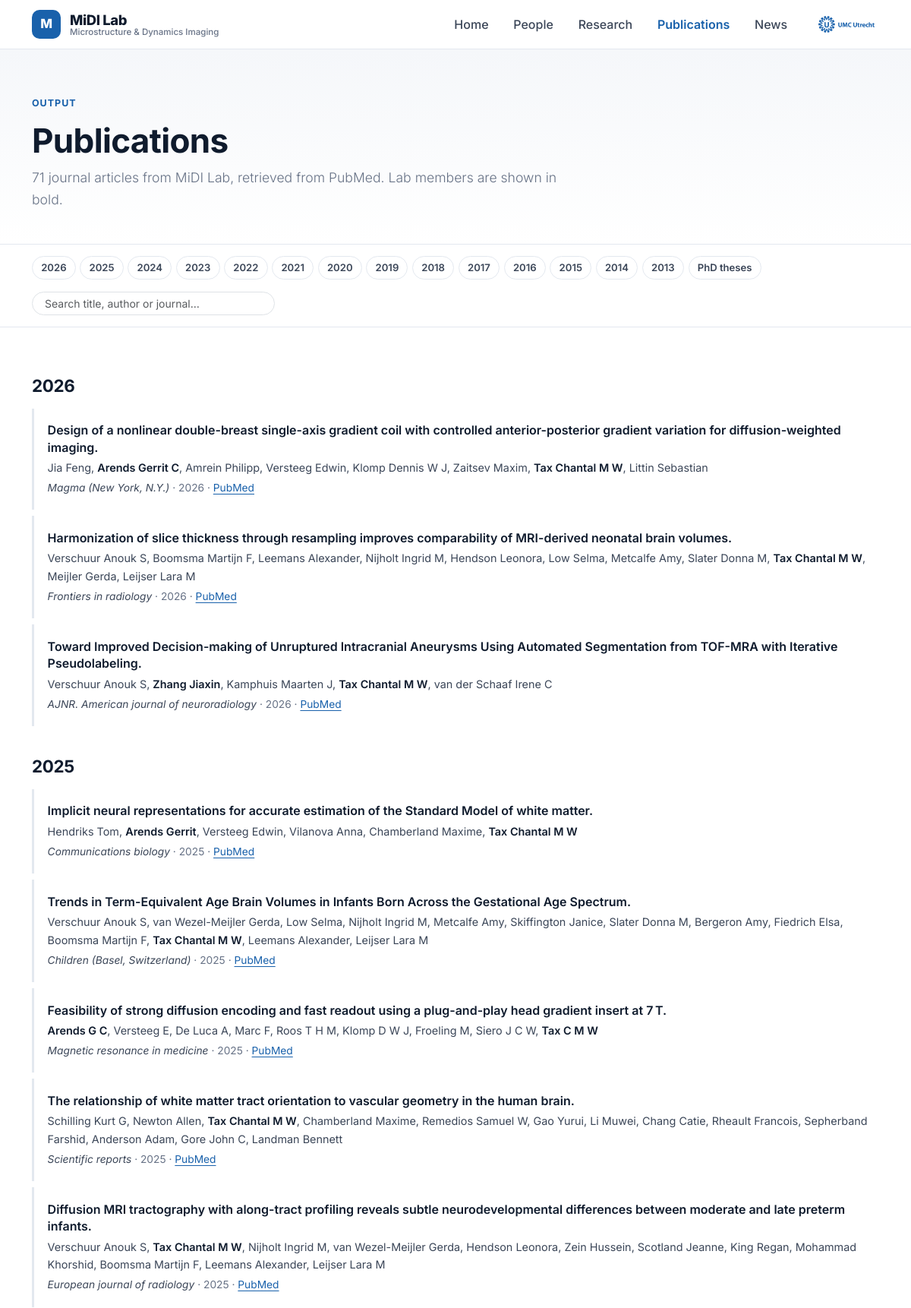
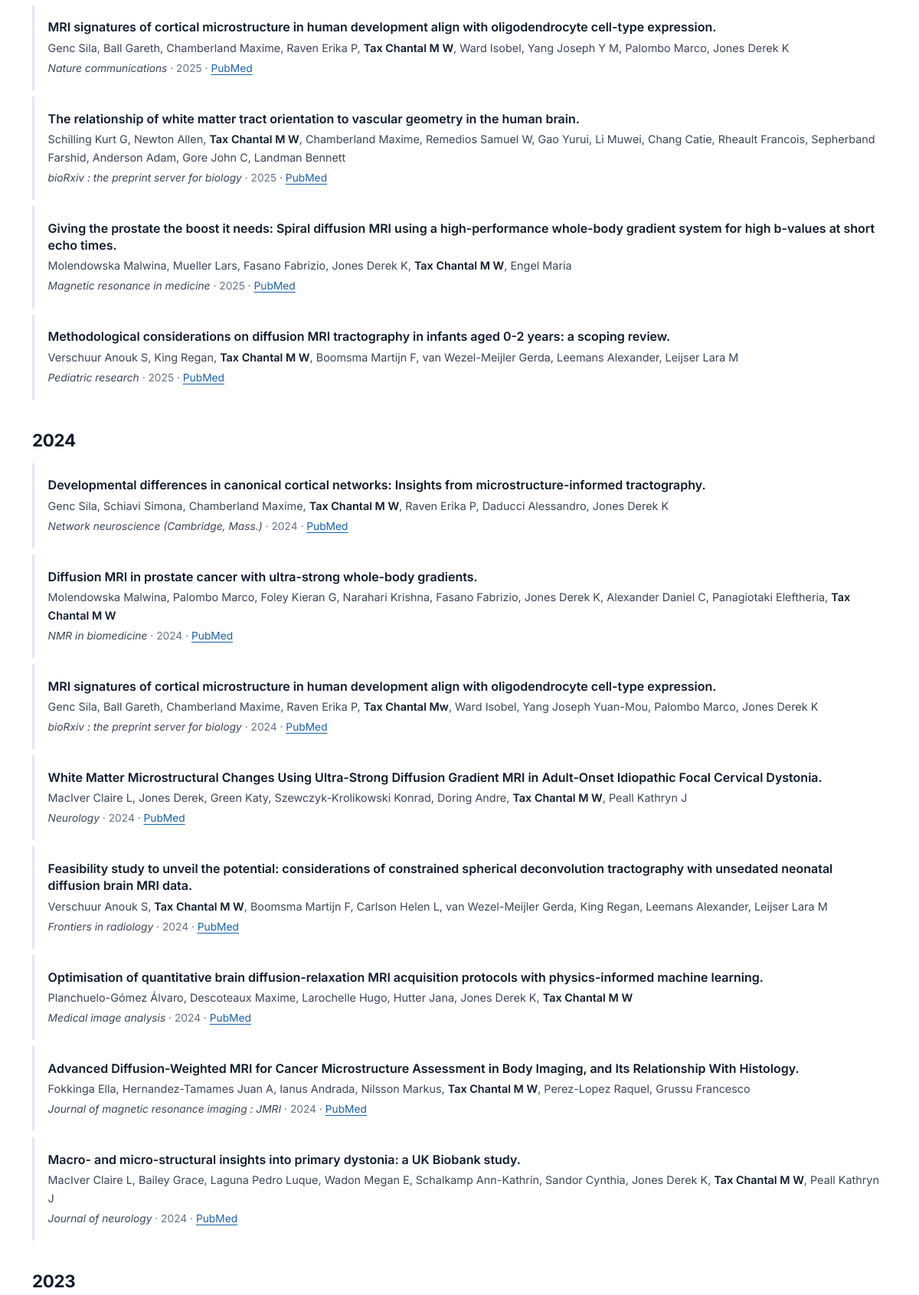
Screenshot of /publications/ (upper part) with the database file from the repository (2 pictures, top to bottom).
### website/models.py (models this page shows)
class Publication(models.Model):
    pmid = models.CharField(max_length=50, unique=True, blank=True, null=True)  # add this
    title = models.CharField(max_length=500)
    authors = models.TextField()
    journal = models.CharField(max_length=500, blank=True)
    year = models.IntegerField(blank=True, null=True)
    link = models.URLField(blank=True)

### website/views.py (the view)
# urls.py: path("publications/", views.publications, name="publications"),
def publications(request):
    pubs = list(Publication.objects.all().order_by("-year", "-pmid"))
    published_titles = {p.title.lower().rstrip(". ") for p in pubs if not _is_preprint(p)}
    pubs = [p for p in pubs if not (_is_preprint(p) and p.title.lower().rstrip(". ") in published_titles)]
    journal_articles = {}
    for pub in pubs:
        journal_articles.setdefault(pub.year or "Other", []).append({
            "title": pub.title,
            "authors": _highlight_authors(pub.authors),
            "journal": pub.journal,
            "year": pub.year,
            "link": pub.link,
        })
    return render(request, "website/publications.html", {
        "journal_articles": journal_articles,
        "n_articles": sum(len(v) for v in journal_articles.values()),
        "phd_theses": PhDThesis.objects.all().order_by("-year"),
        "meta_title": "Publications – MiDI Lab, UMC Utrecht",
        "meta_description": "Journal articles and PhD theses from MiDI Lab at UMC Utrecht on diffusion MRI, "
                            "tissue microstructure, gradient hardware and quantitative MRI.",
    })

### website/people_data.py (called while the page is built)
def author_patterns():
    out = []
    for p in PEOPLE:
        if p["slug"] in PUBMED_NAMES:
            out.append(PUBMED_NAMES[p["slug"]])
        else:
            first, last = p["name"].split()[0], p["name"].split()[-1]
            out.append(f"{last} {first[0]}")
    return out

### website/views.py (called while the page is built)
def _highlight_authors(authors):
    global _AUTHOR_RE
    if _AUTHOR_RE is None:
        alts = "|".join(re.escape(a) for a in sorted(author_patterns(), key=len, reverse=True))
        _AUTHOR_RE = re.compile(rf"(^|, )((?:{alts})[^,]*)", re.IGNORECASE)
    return mark_safe(_AUTHOR_RE.sub(r"\1<strong>\2</strong>", escape(authors)))

def _is_preprint(pub):
    return (pub.journal or "").strip().lower() in PREPRINT_SERVERS

### website/templates/website/publications.html (shortened to what this page needs)
{% extends "base.html" %}
{% block content %}
<header class="page-header">
    <div class="container">
        <span class="eyebrow">Output</span>
        <h1>Publications</h1>
        <p class="lead">{{ n_articles }} journal articles from MiDI Lab, retrieved from PubMed. Lab members are shown in bold.</p>
    </div>
</header>
<div class="pub-toolbar">
    <div class="container d-flex flex-wrap align-items-center justify-content-between gap-3">
        <nav class="year-pills" aria-label="Jump to year">
            {% for year in journal_articles %}<a href="#y{{ year }}">{{ year }}</a>{% endfor %}
            {% if phd_theses %}<a href="#theses">PhD theses</a>{% endif %}
        </nav>
        <input type="search" id="pubSearch" class="form-control form-control-sm pub-search"
               placeholder="Search title, author or journal…" aria-label="Search publications">
    </div>
</div>
<div class="container py-4">
    {% for year, articles in journal_articles.items %}
    <section class="year-block" id="y{{ year }}">
        <h2 class="year-heading">{{ year }}</h2>
        {% for a in articles %}
        <article class="pub">
            <div class="pub-title">{% if a.link %}<a href="{{ a.link }}" target="_blank" rel="noopener">{{ a.title }}</a>{% else %}{{ a.title }}{% endif %}</div>
            <div class="pub-authors">{{ a.authors }}</div>
            <div class="pub-journal"><em>{{ a.journal }}</em>{% if a.year %} · {{ a.year }}{% endif %}{% if a.link %} · <a href="{{ a.link }}" target="_blank" rel="noopener">PubMed</a>{% endif %}</div>
        </article>
        {% endfor %}
    </section>
    {% empty %}
    <p class="text-secondary">No journal articles available yet.</p>
    {% endfor %}
</div>
{% endblock %}

### website/templates/base.html (shortened to what this page needs)
{% load static %}<!DOCTYPE html>
<html lang="en">
<head>
    {% firstof meta_title "MiDI Lab – Microstructure & Dynamics Imaging, UMC Utrecht" as page_title %}
    {% firstof meta_description "MiDI Lab at UMC Utrecht develops diffusion MRI methods, from MRI gradient hardware to microstructure modelling, microscopy validation and clinical applications." as page_description %}
    <link href="https://cdn.jsdelivr.net/npm/bootstrap@5.3.1/dist/css/bootstrap.min.css" rel="stylesheet">
    <link href="{% static 'css/site.css' %}" rel="stylesheet">
</head>
<body>
<nav class="navbar navbar-expand-lg site-nav sticky-top">
    <div class="container">
        <a class="navbar-brand" href="/" aria-label="MiDI Lab home">
            <span class="brand-mark" aria-hidden="true">M</span>
            <span class="brand-text">
                <span class="brand-name">MiDI Lab</span>
                <span class="brand-sub">Microstructure &amp; Dynamics Imaging</span>
            </span>
        </a>
        <div class="collapse navbar-collapse" id="mainNav">
            {% with p=request.path %}
            <ul class="navbar-nav ms-auto align-items-lg-center gap-lg-1">
                <li class="nav-item"><a class="nav-link {% if p == '/' %}active{% endif %}" href="/" {% if p == '/' %}aria-current="page"{% endif %}>Home</a></li>
                <li class="nav-item"><a class="nav-link {% if p|slice:':8' == '/people/' %}active{% endif %}" href="/people/">People</a></li>
                <li class="nav-item"><a class="nav-link {% if p|slice:':10' == '/research/' %}active{% endif %}" href="/research/">Research</a></li>
                <li class="nav-item"><a class="nav-link {% if p|slice:':14' == '/publications/' %}active{% endif %}" href="/publications/">Publications</a></li>
                <li class="nav-item"><a class="nav-link {% if p|slice:':6' == '/news/' %}active{% endif %}" href="/#news">News</a></li>
                <li class="nav-item d-none d-lg-block ms-3">
                    <a href="https://www.umcutrecht.nl/en" target="_blank" rel="noopener">
                        <img src="{% static 'images/umcutrecht_logo.png' %}" alt="UMC Utrecht" class="nav-logo">
                    </a>
                </li>
            </ul>
            {% endwith %}
        </div>
    </div>
</nav>
<main id="main">
{% block content %}{% endblock %}
</main>
</body>
</html>

### website/static/css/site.css (style rules this page uses)
:root { --brand: #1961ab; --brand-dark: #10467f; --brand-soft: #e8f0fa; --ink: #0f1b2d; --ink-2: #3b4658; --muted: #677286; --line: #e3e8ef; --surface: #f5f7fa; --radius: 14px; --shadow: 0 1px 2px rgba(15, 27, 45, .06), 0 4px 16px rgba(15, 27, 45, .06); --shadow-hover: 0 2px 4px rgba(15, 27, 45, .08), 0 12px 28px rgba(15, 27, 45, .12); --bs-body-font-family: "Inter", system-ui, -apple-system, "Segoe UI", Roboto, sans-serif; --bs-body-color: var(--ink-2); --bs-link-color: var(--brand); --bs-link-color-rgb: 25, 97, 171; --bs-link-hover-color: var(--brand-dark); --bs-link-hover-color-rgb: 16, 70, 127; }
body { font-family: var(--bs-body-font-family); color: var(--ink-2); background: #fff; line-height: 1.65; -webkit-font-smoothing: antialiased; display: flex; flex-direction: column; min-height: 100vh; }
main { flex: 1 0 auto; }
h1, h2, h3, h4, h5, .display-title { color: var(--ink); font-weight: 700; letter-spacing: -0.015em; line-height: 1.2; }
a { text-underline-offset: 3px; }
.site-nav { background: rgba(255, 255, 255, .92); backdrop-filter: saturate(180%) blur(10px); border-bottom: 1px solid var(--line); }
.site-nav .navbar-brand { display: flex; align-items: center; gap: .75rem; color: var(--ink); }
.brand-mark { width: 38px; height: 38px; border-radius: 10px; background: var(--brand); color: #fff; display: grid; place-items: center; font-weight: 800; font-size: 1.05rem; letter-spacing: -.02em; }
.brand-text { display: flex; flex-direction: column; line-height: 1.1; }
.brand-name { font-weight: 800; font-size: 1.15rem; letter-spacing: -.02em; }
.brand-sub { font-size: .72rem; color: var(--muted); font-weight: 500; }
.site-nav .nav-link { color: var(--ink-2); font-weight: 500; padding: .5rem .9rem !important; border-radius: 8px; }
.site-nav .nav-link.active { color: var(--brand); font-weight: 600; }
.nav-logo { height: 34px; width: auto; }
.page-header { background: linear-gradient(180deg, var(--surface), #fff); border-bottom: 1px solid var(--line); padding: 3.5rem 0 2.75rem; }
.page-header h1 { font-size: clamp(2rem, 4vw, 2.75rem); margin-bottom: .5rem; }
.page-header .lead { color: var(--muted); max-width: 720px; font-size: 1.1rem; margin: 0; }
.eyebrow { display: inline-block; font-size: .78rem; font-weight: 700; letter-spacing: .08em; text-transform: uppercase; color: var(--brand); margin-bottom: .75rem; }
.pub-toolbar { position: sticky; top: 72px; z-index: 5; background: rgba(255, 255, 255, .95); backdrop-filter: blur(8px); border-bottom: 1px solid var(--line); padding: .9rem 0; }
.year-pills { display: flex; flex-wrap: wrap; gap: .35rem; }
.year-pills a { font-size: .82rem; font-weight: 600; text-decoration: none; padding: .25rem .7rem; border-radius: 999px; border: 1px solid var(--line); color: var(--ink-2); background: #fff; }
.pub-search { max-width: 320px; border-radius: 999px; padding-left: 1rem; }
.year-block { scroll-margin-top: 150px; }
.year-heading { font-size: 1.4rem; margin: 2.5rem 0 1rem; color: var(--ink); }
.pub { padding: 1.1rem 0 1.1rem 1.1rem; border-left: 3px solid var(--line); margin-bottom: .5rem; transition: border-color .2s; }
.pub-title { font-weight: 600; color: var(--ink); margin-bottom: .25rem; line-height: 1.4; }
.pub-title a { color: inherit; text-decoration: none; }
.pub-authors { font-size: .9rem; color: var(--ink-2); margin-bottom: .2rem; }
.pub-authors strong { color: var(--ink); font-weight: 600; }
.pub-journal { font-size: .86rem; color: var(--muted); }
.pub-journal em { color: var(--ink-2); }

### rows the page displays
Publication: title "Design of a nonlinear double-breast single-axis gradient coil with controlled anterior-posterior gradient variation for diffusion-weighted imaging.", journal "Magma (New York, N.Y.)"
Publication: title "Harmonization of slice thickness through resampling improves comparability of MRI-derived neonatal brain volumes.", journal "Frontiers in radiology"
Publication: title "Toward Improved Decision-making of Unruptured Intracranial Aneurysms Using Automated Segmentation from TOF-MRA with Iterative Pseudolabeling.", journal "AJNR. American journal of neuroradiology"
Publication: title "Implicit neural representations for accurate estimation of the Standard Model of white matter.", journal "Communications biology"
Publication: title "Trends in Term-Equivalent Age Brain Volumes in Infants Born Across the Gestational Age Spectrum.", journal "Children (Basel, Switzerland)"
Publication: title "Feasibility of strong diffusion encoding and fast readout using a plug-and-play head gradient insert at 7 T.", journal "Magnetic resonance in medicine"
Publication: title "The relationship of white matter tract orientation to vascular geometry in the human brain.", journal "Scientific reports"
Publication: title "Diffusion MRI tractography with along-tract profiling reveals subtle neurodevelopmental differences between moderate and late preterm infants.", journal "European journal of radiology"
Publication: title "MRI signatures of cortical microstructure in human development align with oligodendrocyte cell-type expression.", journal "Nature communications"
Publication: title "The relationship of white matter tract orientation to vascular geometry in the human brain.", journal "bioRxiv : the preprint server for biology"
Publication: title "Giving the prostate the boost it needs: Spiral diffusion MRI using a high-performance whole-body gradient system for high b-values at short echo times.", journal "Magnetic resonance in medicine"
Publication: title "Methodological considerations on diffusion MRI tractography in infants aged 0-2 years: a scoping review.", journal "Pediatric research"
Publication: title "Developmental differences in canonical cortical networks: Insights from microstructure-informed tractography.", journal "Network neuroscience (Cambridge, Mass.)"
Publication: title "Diffusion MRI in prostate cancer with ultra-strong whole-body gradients.", journal "NMR in biomedicine"
Publication: title "MRI signatures of cortical microstructure in human development align with oligodendrocyte cell-type expression.", journal "bioRxiv : the preprint server for biology"
Publication: title "White Matter Microstructural Changes Using Ultra-Strong Diffusion Gradient MRI in Adult-Onset Idiopathic Focal Cervical Dystonia.", journal "Neurology"
Publication: title "Feasibility study to unveil the potential: considerations of constrained spherical deconvolution tractography with unsedated neonatal diffusion brain MRI data.", journal "Frontiers in radiology"
Publication: title "Optimisation of quantitative brain diffusion-relaxation MRI acquisition protocols with physics-informed machine learning.", journal "Medical image analysis"
Publication: title "Advanced Diffusion-Weighted MRI for Cancer Microstructure Assessment in Body Imaging, and Its Relationship With Histology.", journal "Journal of magnetic resonance imaging : JMRI"
Publication: title "Macro- and micro-structural insights into primary dystonia: a UK Biobank study.", journal "Journal of neurology"

### other values shown
{{ n_articles }} "71"
{{ year }} "2026" "2025" "2024" "2023" "2022" "2021" "2020" "2019" "2018" "2017" "2016" "2015" "2014" "2013"
{{ year }} "2026" "2025" "2024" "2023"
{{ a.authors }} "Jia Feng, Arends Gerrit C , Amrein Philipp, Versteeg Edwin, Klomp Dennis W J, Zaitsev Maxim, Tax Chantal M W , Littin Sebastian" "Verschuur Anouk S, Boomsma Martijn F, Leemans Alexander, Nijholt Ingrid M, Hendson Leonora, Low Selma, Metcalfe Amy, Slater Donna M, Tax Chantal M W , Meijler Gerda, Leijser Lara M" "Verschuur Anouk S, Zhang Jiaxin , Kamphuis Maarten J, Tax Chantal M W , van der Schaaf Irene C" "Hendriks Tom, Arends Gerrit , Versteeg Edwin, Vilanova Anna, Chamberland Maxime, Tax Chantal M W" "Arends G C , Versteeg E, De Luca A, Marc F, Roos T H M, Klomp D W J, Froeling M, Siero J C W, Tax C M W" "Genc Sila, Ball Gareth, Chamberland Maxime, Raven Erika P, Tax Chantal M W , Ward Isobel, Yang Joseph Y M, Palombo Marco, Jones Derek K" "Molendowska Malwina, Mueller Lars, Fasano Fabrizio, Jones Derek K, Tax Chantal M W , Engel Maria" "Verschuur Anouk S, King Regan, Tax Chantal M W , Boomsma Martijn F, van Wezel-Meijler Gerda, Leemans Alexander, Leijser Lara M" "Genc Sila, Schiavi Simona, Chamberland Maxime, Tax Chantal M W , Raven Erika P, Daducci Alessandro, Jones Derek K" "Molendowska Malwina, Palombo Marco, Foley Kieran G, Narahari Krishna, Fasano Fabrizio, Jones Derek K, Alexander Daniel C, Panagiotaki Eleftheria, Tax Chantal M W" "Genc Sila, Ball Gareth, Chamberland Maxime, Raven Erika P, Tax Chantal Mw , Ward Isobel, Yang Joseph Yuan-Mou, Palombo Marco, Jones Derek K" "MacIver Claire L, Jones Derek, Green Katy, Szewczyk-Krolikowski Konrad, Doring Andre, Tax Chantal M W , Peall Kathryn J" "Verschuur Anouk S, Tax Chantal M W , Boomsma Martijn F, Carlson Helen L, van Wezel-Meijler Gerda, King Regan, Leemans Alexander, Leijser Lara M" "Planchuelo-Gómez Álvaro, Descoteaux Maxime, Larochelle Hugo, Hutter Jana, Jones Derek K, Tax Chantal M W" "Fokkinga Ella, Hernandez-Tamames Juan A, Ianus Andrada, Nilsson Markus, Tax Chantal M W , Perez-Lopez Raquel, Grussu Francesco" "MacIver Claire L, Bailey Grace, Laguna Pedro Luque, Wadon Megan E, Schalkamp Ann-Kathrin, Sandor Cynthia, Jones Derek K, Tax Chantal M W , Peall Kathryn J"
{{ a.year }} "2026" "2026" "2026" "2025" "2025" "2025" "2025" "2025" "2025" "2025" "2025" "2025" "2024" "2024" "2024" "2024" "2024" "2024" "2024" "2024"
